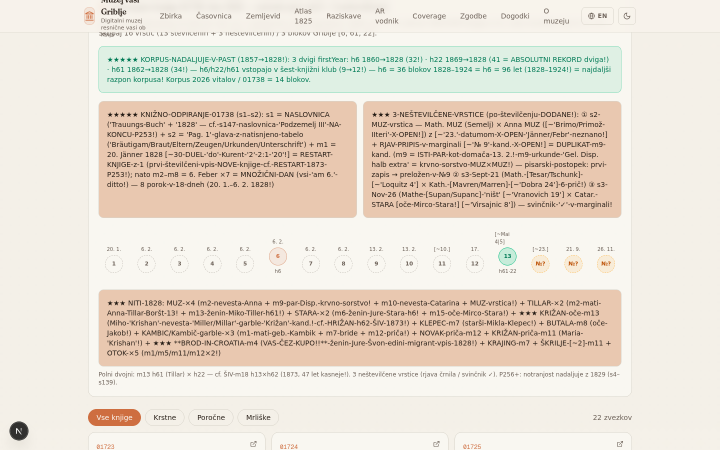
#> input picture scripts/tmp/p255_card.png, 1440 x 900 px, given in place of p255_card.png.jpg, which was not available (shown at 1/2 size)
$ python p192_rows2.py p255_card.png
#> lines starting #> are read from the running program, lines starting #| are printed output that depends on the picture
#!/usr/bin/env python3
# -*- coding: utf-8 -*-
"""P192 — detekcija vrstic v2b: prazen stolpec Pos.Nr (x95–155)."""
from PIL import Image
import numpy as np
import sys, json

def detect(scan):
#> called with scan = 'p255_card.png'
    im = Image.open(f"/tmp/p192/{scan}.jpg").convert("L")
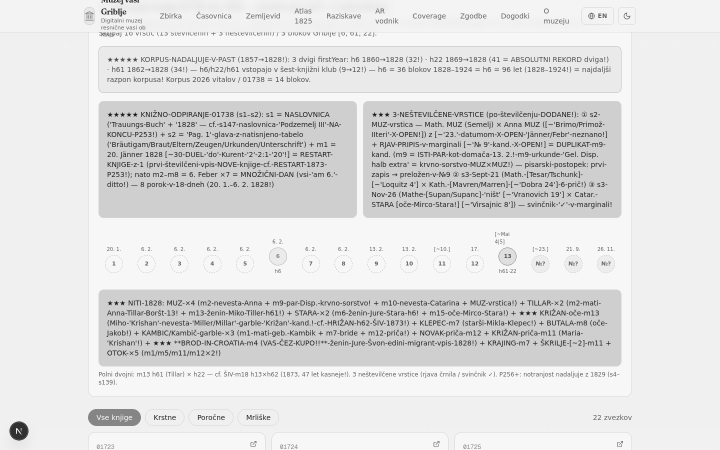
#> im: PIL image 1440x900 L (shown at 1/2 size); min 30, max 255, mean 223.9
    a = np.array(im)
    band = a[:, 95:155].astype(float)
    dark = (band < 150).sum(axis=1)
#> dark = 900 values from 0 to 0
    t = 60 * 0.45
    lines, y, H = [], 0, a.shape[0]
#> lines = []; y = 0; H = 900
    while y < H:
        if dark[y] > t:
            y2 = y
            while y2 < H - 1 and dark[y2 + 1] > t: y2 += 1
            lines.append((y + y2) // 2); y = y2 + 1
        else: y += 1
#> after the loop, y = 900
    merged = []
    for l in lines:
        if merged and l - merged[-1] < 18: merged[-1] = (merged[-1] + l) // 2
        else: merged.append(l)
#> this loop made 0 passes
#> after the loop, merged = []
    return merged

out = {}
for scan in sys.argv[1:]:
    m = detect(scan)
#> m = []
    out[scan] = m
    print(f"{scan}: {m}")
#| p255_card.png: []
json.dump(out, open("/tmp/p192/rows.json", "w"))

$ run again, on scripts/tmp/p256_card.png
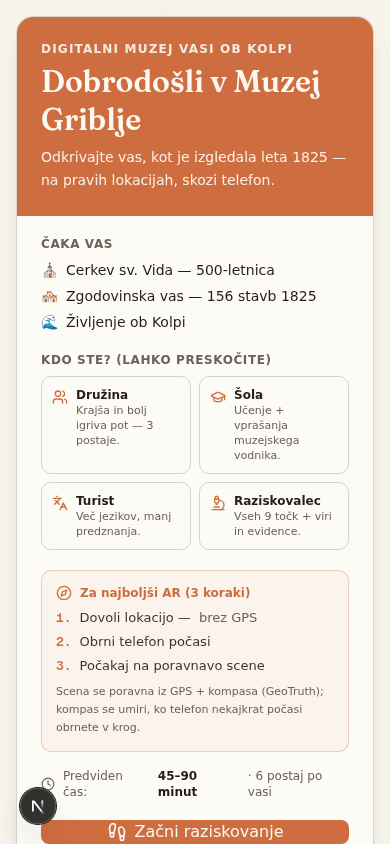
#> input picture scripts/tmp/p256_card.png, 390 x 844 px, given in place of p256_card.png.jpg, which was not available
#> in detect, `im = Image.open(f"/tmp/p192/{scan}.jpg").convert("L")`:
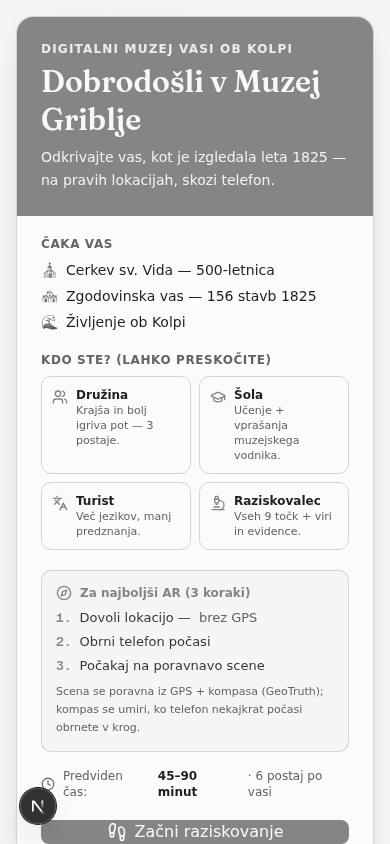
#> im: PIL image 390x844 L; min 29, max 255, mean 216.9
#> in detect, `band = a[:, 95:155].astype(float)`:
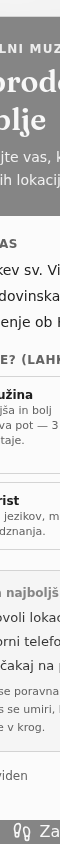
#> band: shape (844, 60) float64; min 31, max 251, mean 213.1
#> dark = 844 values, max 60 at index 17, min 0 at index 0, mean 16.05
#> after the loop in detect, `while y < H:`: lines = [30, 46, 50, 65, 88, 133, 180, 200, 293, 362, 639, 831]; y = 844; y2 = 843
#> the loop in detect, `for l in lines:` made 12 passes
#> l on passes 1 to 8: 30, 46, 50, 65, 88, 133, 180, 200
#> after the loop in detect, `for l in lines:`: merged = [44, 65, 88, 133, 180, 200, 293, 362, 639, 831]
#| p256_card.png: [44, 65, 88, 133, 180, 200, 293, 362, 639, 831]

$ run again, on scripts/tmp/p257_card.png
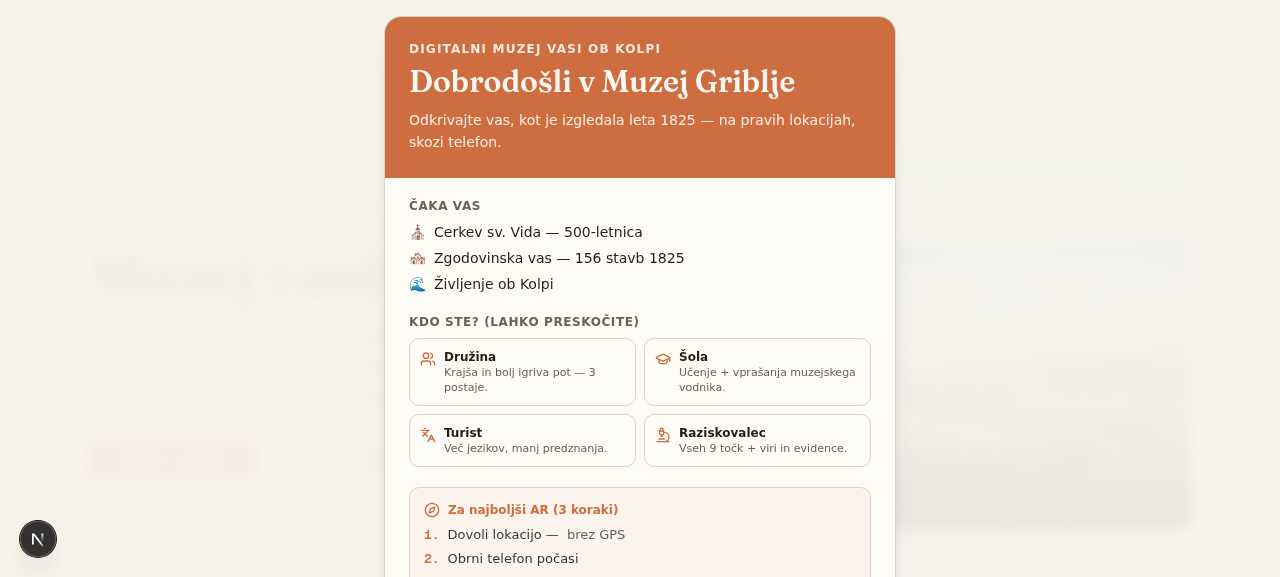
#> input picture scripts/tmp/p257_card.png, 1280 x 577 px, given in place of p257_card.png.jpg, which was not available
#> in detect, `im = Image.open(f"/tmp/p192/{scan}.jpg").convert("L")`:
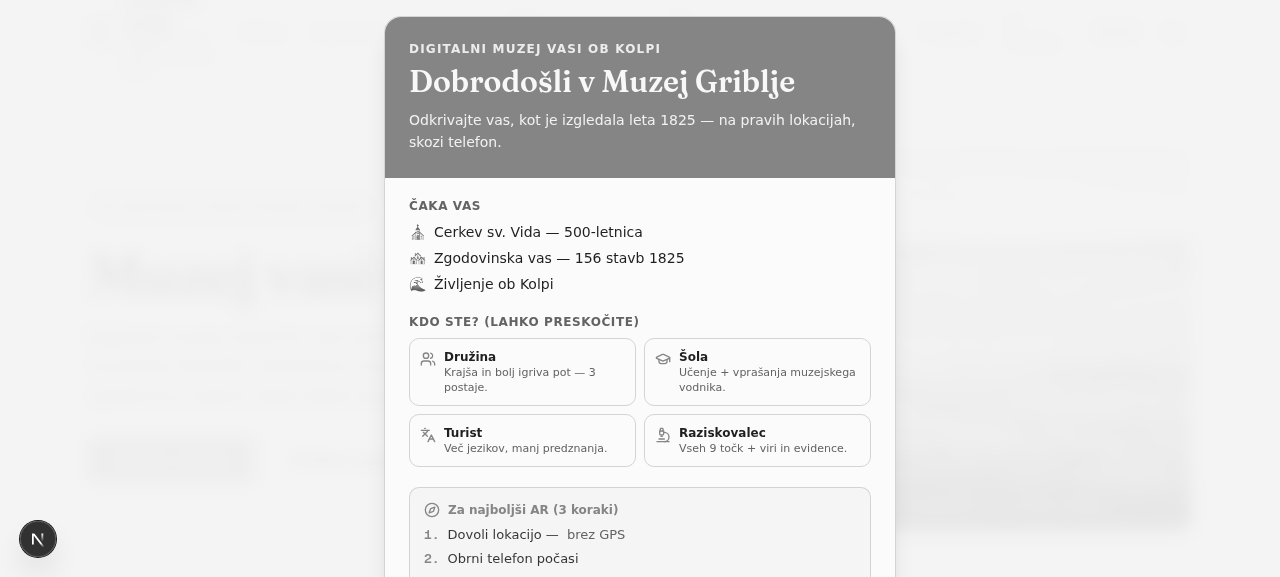
#> im: PIL image 1280x577 L; min 30, max 255, mean 230.9
#> dark = 577 values from 0 to 0
#> after the loop in detect, `while y < H:`: y = 577
#> after the loop in detect, `for l in lines:`: merged = []
#| p257_card.png: []
